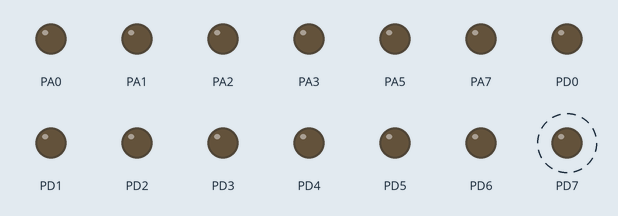
Simulated run of this program. Board: ATmega128, built with avr-gcc and emulated at 8 MHz. Parts: output pins drawn as LEDs (lit = HIGH). Dashed ring = blinking. Pins used as bus, display or sensor lines are not drawn.

Above: at 0.04 s.
Timing chart, 0 to 3.0 s (numbered marks = the images above):
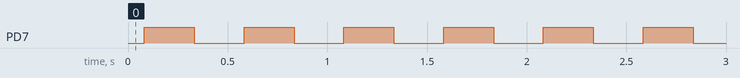

The program:

main.c
```c
// (licence header left out)
#define F_CPU 8e6

#include <avr/io.h>
#include <util/delay.h>
#include <avr/interrupt.h>


// Define for UNI_DS_6 Board
// Command this line if you are using a BIGAVR
#define UNI_DS_6


#ifdef UNI_DS_6
	#define LCD_E 	6  // RA6 UNI-6
	#define LCD_RS	4  // RA4 UNI-6
	#define PORT_COMMAND PORTA
	#define PORT_DATA PORTC
#else
	#define LCD_E 	3
	#define LCD_RS	2
	#define PORT_COMMAND PORTC
	#define PORT_DATA PORTC
#endif

void lcd_strobe_lcd_e(void);
void init_4bits_mode(void);
void lcd_write_string(char *str);
void lcd_write_data(unsigned char byte);
void lcd_write_cmd(unsigned char byte);
void lcd_clear(void);


/******************************************************************
short:			Busy wait number of millisecs
inputs:			int ms (Number of millisecs to busy wait)
outputs:
notes:			Busy wait, not very accurate. Make sure (external)
clock value is set. This is used by _delay_ms inside
util/delay.h
Version :    	DMK, Initial code
*******************************************************************/
void wait( int ms ) {
	for (int i=0; i<ms; i++) {
		_delay_ms( 1 );		// library function (max 30 ms at 8MHz)
	}
}

/******************************************************************
short:			Strobe LCD module E pin --__
inputs:
outputs:
notes:			According datasheet HD44780
Version :    	DMK, Initial code
*******************************************************************/
void lcd_strobe_lcd_e(void) {
	PORT_COMMAND |= (1<<LCD_E);	// E high
	_delay_ms(1);			// nodig
	PORT_COMMAND &= ~(1<<LCD_E);  	// E low
	_delay_ms(1);			// nodig?
}


/******************************************************************
short:			Init LCD module in 4 bits mode.
inputs:
outputs:
notes:			According datasheet HD44780 table 12
Version :    	DMK, Initial code
*******************************************************************/
void init_4bits_mode(void) {
	// PORTC output mode and all low (also E and RS pin)
	DDRD = 0xFF;

#ifdef UNI_DS_6
	DDRA = 0xFF;
	PORTA = 0x00;
#endif

	PORT_DATA = 0x00;
	//PORTA = 0xFF;

	// Step 2 (table 12)
	PORT_DATA = 0x20;	// function set
	lcd_strobe_lcd_e();

	// Step 3 (table 12)
	PORT_DATA = 0x20;   // function set
	lcd_strobe_lcd_e();
	PORT_DATA = 0x80;
	lcd_strobe_lcd_e();

	// Step 4 (table 12)
	PORT_DATA = 0x00;   // Display on/off control
	lcd_strobe_lcd_e();
	PORT_DATA = 0xF0;
	lcd_strobe_lcd_e();

	// Step 4 (table 12)
	PORT_DATA = 0x00;   // Entry mode set
	lcd_strobe_lcd_e();
	PORT_DATA = 0x60;
	lcd_strobe_lcd_e();
}

/******************************************************************
short:			Writes string to LCD at cursor position
inputs:
outputs:
notes:			According datasheet HD44780 table 12
Version :    	DMK, Initial code
*******************************************************************/
void lcd_write_string(char *str) {
	// Het kan met een while:

	// while(*str) {
	// 	lcd_write_data(*str++);
	// }

	// of met een for:
	for(;*str; str++){
		lcd_write_data(*str);
	}
}


/******************************************************************
short:			Writes 8 bits DATA to lcd
inputs:			byte - written to LCD
outputs:
notes:			According datasheet HD44780 table 12
Version :    	DMK, Initial code
*******************************************************************/
void lcd_write_data(unsigned char byte) {
	// First nibble.
	PORT_DATA = byte;
	PORT_COMMAND |= (1<<LCD_RS);
	lcd_strobe_lcd_e();

	// Second nibble
	PORT_DATA = (byte<<4);
	PORT_COMMAND |= (1<<LCD_RS);
	lcd_strobe_lcd_e();
}

/******************************************************************
short:			Writes 8 bits COMMAND to lcd
inputs:			byte - written to LCD
outputs:
notes:			According datasheet HD44780 table 12
Version :    	DMK, Initial code
*******************************************************************/
void lcd_write_command(unsigned char byte) {
	// First nibble.
	PORT_DATA = byte;
	PORT_COMMAND &= ~(1<<LCD_RS);
	lcd_strobe_lcd_e();

	// Second nibble
	PORT_DATA = (byte<<4);
	PORT_COMMAND &= ~(1<<LCD_RS);
	lcd_strobe_lcd_e();
}


void lcd_clear() {
	lcd_write_command (0x01);						//Leeg display
	_delay_ms(2);
	lcd_write_command (0x80);						//Cursor terug naar start
}


/******************************************************************
short:			main() loop, entry point of executable
inputs:
outputs:
notes:			Slow background task after init ISR
Version :    	DMK, Initial code
*******************************************************************/
int main( void ) {
	// Init I/O
	DDRD = 0xFF;			// PORTD(7) output, PORTD(6:0) input

	// Init LCD
	init_4bits_mode();

	_delay_ms(10);

	lcd_clear();

	// Write sample string
	lcd_write_string("Hello world!");

	// Loop forever
	while (1) {
		PORTD ^= (1<<7);	// Toggle PORTD.7
		wait( 250 );
	}

	return 1;
}
```

Measured:
- by itself, PD7: alternates HIGH for 0.25 s and LOW for 0.25 s
